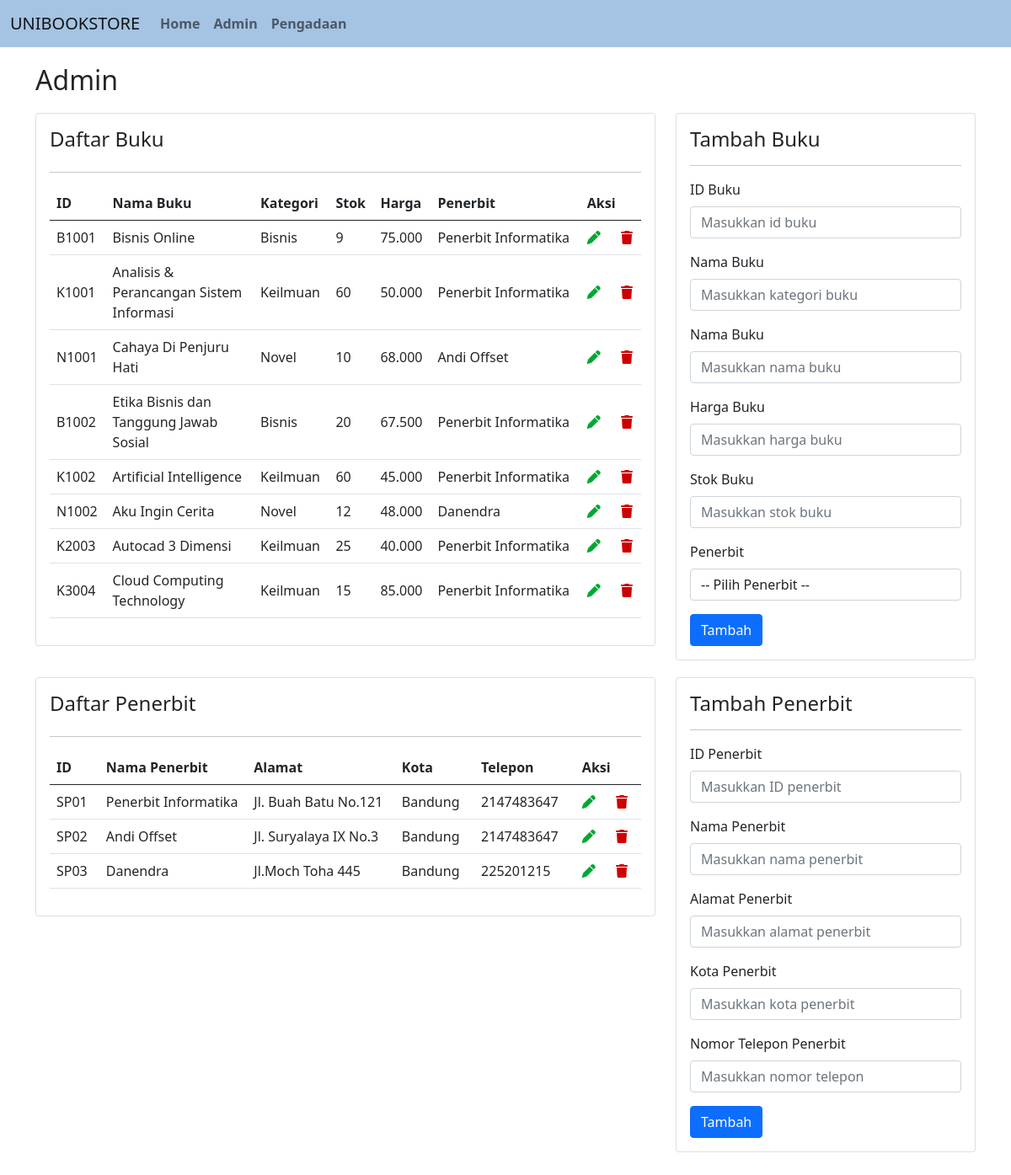
The app's page /admin.php with its own data.
### tables this page shows
CREATE TABLE `buku` (
  `id` VARCHAR(255) NOT NULL,
  `kategori` VARCHAR(255) NOT NULL,
  `nama_buku` VARCHAR(500) NOT NULL,
  `harga` INT(11) NOT NULL,
  `stok` INT(11) NOT NULL,
  `penerbit` VARCHAR(255) DEFAULT NULL,
  PRIMARY KEY (`id`),
  KEY `penerbit` (`penerbit`),
  CONSTRAINT `fk_buku_penerbit` FOREIGN KEY (`penerbit`) REFERENCES `penerbit`(`id`) ON DELETE CASCADE ON UPDATE CASCADE
);

CREATE TABLE `penerbit` (
  `id` VARCHAR(255) NOT NULL,
  `nama_penerbit` VARCHAR(500) NOT NULL,
  `alamat` VARCHAR(500) NOT NULL,
  `kota` VARCHAR(255) NOT NULL,
  `telepon` INT(11) NOT NULL,
  PRIMARY KEY (`id`)
);

### admin.php (the view, shortened to what this page needs)
<?php
include "config/database.php";
$edit_buku = null;
$edit_penerbit = null;
$stmt_buku = $db->query("SELECT buku.*, penerbit.nama_penerbit FROM buku
                          LEFT JOIN penerbit ON buku.penerbit = penerbit.id
                          ORDER BY CAST(SUBSTR(buku.id, 2) AS UNSIGNED) ASC");
$stmt_penerbit = $db->query("SELECT * FROM penerbit ORDER BY CAST(SUBSTR(id, 2) AS UNSIGNED) ASC");
?>
<!DOCTYPE html>
<html lang="en">
<head>
    <link rel="stylesheet" href="https://cdnjs.cloudflare.com/ajax/libs/font-awesome/6.5.1/css/all.min.css">
    <link rel="stylesheet" href="asset/style.css">
</head>
<body>
    <section class="section-buku">
        <div class="container">
            <h2 class="admin">Admin</h2>
            <div class="row">
                <div class="col-md-8 mb-3">
                    <div class="card">
                        <div class="card-body">
                            <h4 class="card-title mb-4">Daftar Buku</h4>
                            <hr>
                            <table class="table align-middle">
                                <colgroup>
                                    <col class="w-10">
                                    <col class="w-25">
                                    <col class="w-20">
                                    <col class="w-10">
                                    <col class="w-10">
                                    <col class="w-15">
                                    <col class="w-10">
                                </colgroup>
                                <thead>
                                    <tr>
                                        <th>ID</th>
                                        <th>Nama Buku</th>
                                        <th>Kategori</th>
                                        <th>Stok</th>
                                        <th>Harga</th>
                                        <th>Penerbit</th>
                                        <th>Aksi</th>
                                    </tr>
                                </thead>
                                <tbody>
                                    <?php while ($row = $stmt_buku->fetch_assoc()): ?>
                                    <tr>
                                        <td><?php echo $row['id']; ?></td>
                                        <td><?php echo $row['nama_buku']; ?></td>
                                        <td><?php echo $row['kategori']; ?></td>
                                        <td><?php echo $row['stok']; ?></td>
                                        <td><?php echo number_format($row['harga'], 0, ',', '.'); ?></td>
                                        <td><?php echo $row['nama_penerbit']; ?></td>
                                        <td>
                                            <a href="admin.php?edit_data_buku=<?php echo $row['id']; ?>"><i class="fa-solid fa-pen" style="color: #00a832; margin-right: 20px;"></i></a>
                                            <a href="controller/delete_data.php?id=<?php echo $row['id']; ?>&table=buku" onclick="return confirm('Apakah kamu yakin ingin menghapus data ini? Data yang telah dihapus tidak dapat dikembalikan.');">
                                                <i class="fa-solid fa-trash" style="color: #cc0000;"></i>
                                            </a>
                                        </td>
                                    </tr>
                                    <?php endwhile; ?>
                                </tbody>
                            </table>
                        </div>
                    </div>
                </div>
                <div class="col-md-4">
                    <div class="card">
                        <div class="card-body">
                            <h4 class="card-title"><?php echo $edit_buku ? 'Edit Buku' : 'Tambah Buku'; ?></h4>
                            <hr>
                            <form action="controller/kelola_buku.php" method="POST">
                                <div class="mb-3">
                                    <label for="id" class="form-label">ID Buku</label>
                                    <input type="text" class="form-control" name="id" id="id" placeholder="Masukkan id buku" value="<?php echo isset($edit_buku['id']) ? htmlspecialchars($edit_buku['id']) : ''; ?>" required>
                                </div>
                                <div class="mb-3">
                                    <label for="kategori" class="form-label">Nama Buku</label>
                                    <input type="text" class="form-control" name="kategori" id="kategori" placeholder="Masukkan kategori buku" value="<?php echo isset($edit_buku['nama_buku']) ? htmlspecialchars($edit_buku['kategori']) : ''; ?>" required>
                                </div>
                                <div class="mb-3">
                                    <label for="nama_buku" class="form-label">Nama Buku</label>
                                    <input type="text" class="form-control" name="nama_buku" id="nama_buku" placeholder="Masukkan nama buku" value="<?php echo isset($edit_buku['nama_buku']) ? htmlspecialchars($edit_buku['nama_buku']) : ''; ?>" required>
                                </div>
                                <div class="mb-3">
                                    <label for="harga" class="form-label">Harga Buku</label>
                                    <input type="number" class="form-control" name="harga" id="harga" placeholder="Masukkan harga buku" value="<?php echo isset($edit_buku['harga']) ? htmlspecialchars($edit_buku['harga']) : ''; ?>" required min="0" step="1">
                                </div>
                                <div class="mb-3">
                                    <label for="stok" class="form-label">Stok Buku</label>
                                    <input type="number" class="form-control" name="stok" id="stok" placeholder="Masukkan stok buku" value="<?php echo isset($edit_buku['stok']) ? htmlspecialchars($edit_buku['stok']) : ''; ?>" required min="0" step="1">
                                </div>
                                <div class="mb-3">
                                    <label for="penerbit" class="form-label">Penerbit</label>
                                    <select class="form-control" name="penerbit" id="penerbit" required>
                                        <option value="">-- Pilih Penerbit --</option>
                                    </select>
                                </div>
                                <button type="submit" class="btn btn-primary"><?php echo isset($edit_buku) ? 'Update' : 'Tambah'; ?></button>
                            </form>
                        </div>
                    </div>
                </div>
            </div>
        </div>
    </section>
    <section class="section-penerbit" style="margin-bottom: 40px;">
        <div class="container">
            <div class="row">
                <div class="col-md-8 mb-3">
                    <div class="card">
                        <div class="card-body">
                            <h4 class="card-title mb-4">Daftar Penerbit</h4>
                            <hr>
                            <table class="table align-middle">
                                <colgroup>
                                    <col class="w-10">
                                    <col class="w-25">
                                    <col class="w-25">
                                    <col class="w-10">
                                    <col class="w-10">
                                    <col class="w-10">
                                </colgroup>
                                <thead>
                                    <tr>
                                        <th>ID</th>
                                        <th>Nama Penerbit</th>
                                        <th>Alamat</th>
                                        <th>Kota</th>
                                        <th>Telepon</th>
                                        <th>Aksi</th>
                                    </tr>
                                </thead>
                                <tbody>
                                    <?php while ($row = $stmt_penerbit->fetch_assoc()): ?>
                                    <tr>
                                        <td><?php echo $row['id']; ?></td>
                                        <td><?php echo $row['nama_penerbit']; ?></td>
                                        <td><?php echo $row['alamat']; ?></td>
                                        <td><?php echo $row['kota']; ?></td>
                                        <td><?php echo $row['telepon']; ?></td>
                                        <td>
                                            <a href="admin.php?edit_data_penerbit=<?php echo $row['id']; ?>#form-penerbit"><i class="fa-solid fa-pen" style="color: #00a832; margin-right: 20px;"></i></a>
                                            <a href="controller/delete_data.php?id=<?php echo $row['id']; ?>&table=penerbit#form-penerbit" onclick="return confirm('Apakah kamu yakin ingin menghapus data ini? Data yang telah dihapus tidak dapat dikembalikan.');">
                                                <i class="fa-solid fa-trash" style="color: #cc0000;"></i>
                                            </a>
                                        </td>
                                    </tr>
                                    <?php endwhile; ?>
                                </tbody>
                            </table>
                        </div>
                    </div>
                </div>
                <div class="col-md-4">
                    <div class="card">
                        <div class="card-body">
                            <h4 class="card-title"><?php echo $edit_penerbit ? 'Edit Penerbit' : 'Tambah Penerbit'; ?></h4>
                            <hr>
                            <form id="form-penerbit" action="controller/kelola_penerbit.php" method="POST">
                            <div class="mb-3">
                                    <label for="id" class="form-label">ID Penerbit</label>
                                    <input type="text" class="form-control" name="id" id="id" placeholder="Masukkan ID penerbit"
                                        value="<?php echo isset($edit_penerbit['id']) ? htmlspecialchars($edit_penerbit['id']) : ''; ?>"
                                        required <?php echo isset($edit_penerbit['id']) ? 'readonly' : ''; ?>>
                                </div>
                                <div class="mb-3">
                                    <label for="nama_penerbit" class="form-label">Nama Penerbit</label>
                                    <input type="text" class="form-control" name="nama_penerbit" id="nama_penerbit" placeholder="Masukkan nama penerbit" value="<?php echo isset($edit_penerbit['nama_penerbit']) ? htmlspecialchars($edit_penerbit['nama_penerbit']) : ''; ?>" required>
                                </div>
                                <div class="mb-3">
                                    <label for="alamat" class="form-label">Alamat Penerbit</label>
                                    <input type="text" class="form-control" name="alamat" id="alamat" placeholder="Masukkan alamat penerbit" value="<?php echo isset($edit_penerbit['alamat']) ? htmlspecialchars($edit_penerbit['alamat']) : ''; ?>" required>
                                </div>
                                <div class="mb-3">
                                    <label for="kota" class="form-label">Kota Penerbit</label>
                                    <input type="text" class="form-control" name="kota" id="kota" placeholder="Masukkan kota penerbit" value="<?php echo isset($edit_penerbit['kota']) ? htmlspecialchars($edit_penerbit['kota']) : ''; ?>" required>
                                </div>
                                <div class="mb-3">
                                    <label for="telepon" class="form-label">Nomor Telepon Penerbit</label>
                                    <input type="number" class="form-control" name="telepon" id="telepon" placeholder="Masukkan nomor telepon" value="<?php echo isset($edit_penerbit['telepon']) ? htmlspecialchars($edit_penerbit['telepon']) : ''; ?>" required min="0" step="1">
                                </div>
                                <button type="submit" class="btn btn-primary"><?php echo isset($edit_penerbit) ? 'Update' : 'Tambah'; ?></button>
                            </form>
                        </div>
                    </div>
                </div>
            </div>
        </div>
    </section>
</body>
</html>

### asset/style.css (style rules this page uses)
.container { margin-top: 20px; }
.admin, .home, .pengadaan { margin-bottom: 20px; }
.custom-navbar { background-color: #a5c3e2; }
.nav-item .nav-link { font-weight: 600; }

### records on screen
buku: id "B1001", nama_buku "Bisnis Online", kategori "Bisnis", stok "9", harga "75.000", penerbit.nama_penerbit "Penerbit Informatika"
buku: id "K1001", nama_buku "Analisis & Perancangan Sistem Informasi", kategori "Keilmuan", stok "60", harga "50.000", penerbit.nama_penerbit "Penerbit Informatika"
buku: id "N1001", nama_buku "Cahaya Di Penjuru Hati", kategori "Novel", stok "10", harga "68.000", penerbit.nama_penerbit "Andi Offset"
buku: id "B1002", nama_buku "Etika Bisnis dan Tanggung Jawab Sosial", kategori "Bisnis", stok "20", harga "67.500", penerbit.nama_penerbit "Penerbit Informatika"
buku: id "K1002", nama_buku "Artificial Intelligence", kategori "Keilmuan", stok "60", harga "45.000", penerbit.nama_penerbit "Penerbit Informatika"
buku: id "N1002", nama_buku "Aku Ingin Cerita", kategori "Novel", stok "12", harga "48.000", penerbit.nama_penerbit "Danendra"
buku: id "K2003", nama_buku "Autocad 3 Dimensi", kategori "Keilmuan", stok "25", harga "40.000", penerbit.nama_penerbit "Penerbit Informatika"
buku: id "K3004", nama_buku "Cloud Computing Technology", kategori "Keilmuan", stok "15", harga "85.000", penerbit.nama_penerbit "Penerbit Informatika"
penerbit: id "SP01", nama_penerbit "Penerbit Informatika", alamat "Jl. Buah Batu No.121", kota "Bandung", telepon "2147483647"
penerbit: id "SP02", nama_penerbit "Andi Offset", alamat "Jl. Suryalaya IX No.3", kota "Bandung", telepon "2147483647"
penerbit: id "SP03", nama_penerbit "Danendra", alamat "Jl.Moch Toha 445", kota "Bandung", telepon "225201215"
